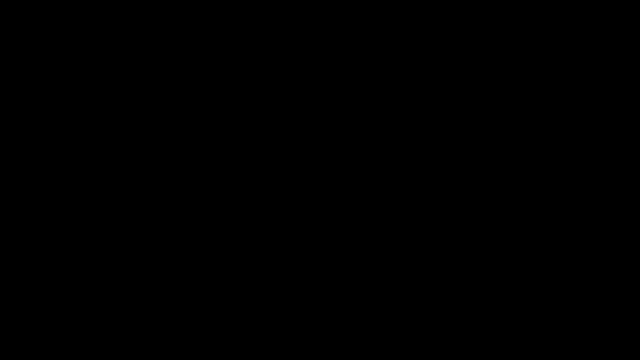
Frame 1 (no input)
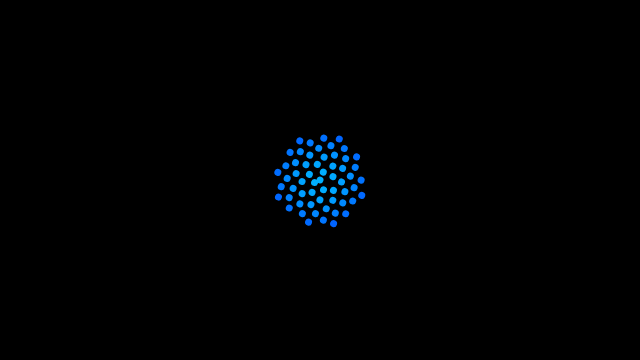
Frame 60 (no input)
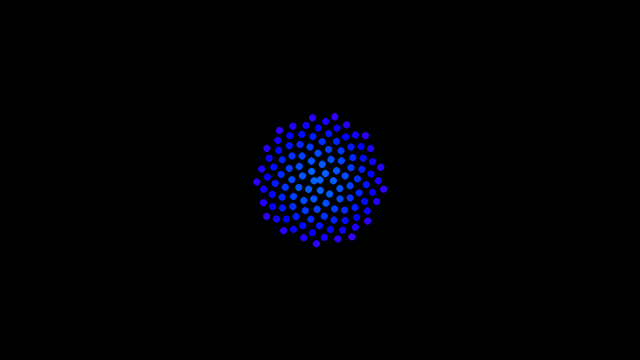
Frame 120 (the mouse pressed at the canvas centre since frame 60)

The p5.js sketch that drew these frames (run headless with seeded random() and noise() and a simulated clock; from frame 60 on, the mouse is pressed at the canvas centre):

// p5.js sketch
// ── sketch.js
// Phyllotaxis

var n = 0;
var c = 6;
let nstop = 1e6;
var points = [];

var start = 0;

function setup() {
  createCanvas(640, 360);
  angleMode(DEGREES);
  colorMode(HSB);
}

function draw() {
  background(0);
  translate(width / 2, height / 2);
  rotate(n * 0.3);
  for (var i = 0; i < n; i++) {
    var a = i * 137.5;
    var r = c * sqrt(i);
    var x = r * cos(a);
    var y = r * sin(a);
    var hu = sin(start + i * 0.1);
    hu = map(hu, -1, 1, 0, 360);
    fill(hu, 255, 255);
    noStroke();
    ellipse(x, y, c+1, c+1);
  }
  n += 1;
  start += 0.1;
  if (n > nstop) {
    n = 0;
  }
}

// https://editor.p5js.org/jht1493/sketches/4K_gG13Rc

// https://editor.p5js.org/codingtrain/sketches/CehY0jsLV
// Phyllotaxis

// Daniel Shiffman
// http://codingtra.in
// http://patreon.com/codingtrain
// Code for: https://youtu.be/KWoJgHFYWxY
